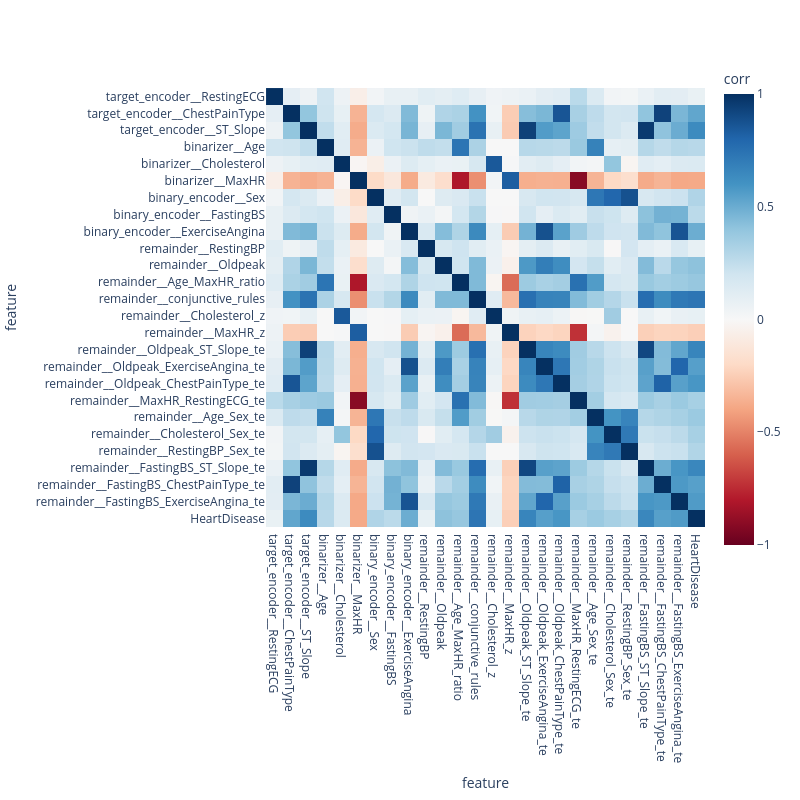

The notebook cell this image was saved under:
### Code cell
plot_corr_matrix(corr_df, width=800, height=800)

### Figure 1 — Plotly figure (JSON) as saved in the notebook; plotly's stock layout.template omitted (floating-point values rounded to 4 significant figures; data arrays with more than 128 entries replaced by an {"elided": "..."} marker saying what was removed)
{"data": [{"coloraxis": "coloraxis", "name": "0", "x": ["target_encoder__RestingECG", "target_encoder__ChestPainType", "target_encoder__ST_Slope", "binarizer__Age", "binarizer__Cholesterol", "binarizer__MaxHR", "binary_encoder__Sex", "binary_encoder__FastingBS", "binary_encoder__ExerciseAngina", "remainder__RestingBP", "remainder__Oldpeak", "remainder__Age_MaxHR_ratio", "remainder__conjunctive_rules", "remainder__Cholesterol_z", "remainder__MaxHR_z", "remainder__Oldpeak_ST_Slope_te", "remainder__Oldpeak_ExerciseAngina_te", "remainder__Oldpeak_ChestPainType_te", "remainder__MaxHR_RestingECG_te", "remainder__Age_Sex_te", "remainder__Cholesterol_Sex_te", "remainder__RestingBP_Sex_te", "remainder__FastingBS_ST_Slope_te", "remainder__FastingBS_ChestPainType_te", "remainder__FastingBS_ExerciseAngina_te", "HeartDisease"], "y": ["target_encoder__RestingECG", "target_encoder__ChestPainType", "target_encoder__ST_Slope", "binarizer__Age", "binarizer__Cholesterol", "binarizer__MaxHR", "binary_encoder__Sex", "binary_encoder__FastingBS", "binary_encoder__ExerciseAngina", "remainder__RestingBP", "remainder__Oldpeak", "remainder__Age_MaxHR_ratio", "remainder__conjunctive_rules", "remainder__Cholesterol_z", "remainder__MaxHR_z", "remainder__Oldpeak_ST_Slope_te", "remainder__Oldpeak_ExerciseAngina_te", "remainder__Oldpeak_ChestPainType_te", "remainder__MaxHR_RestingECG_te", "remainder__Age_Sex_te", "remainder__Cholesterol_Sex_te", "remainder__RestingBP_Sex_te", "remainder__FastingBS_ST_Slope_te", "remainder__FastingBS_ChestPainType_te", "remainder__FastingBS_ExerciseAngina_te", "HeartDisease"], "z": {"elided": "26x26 float values"}, "type": "heatmap", "xaxis": "x", "yaxis": "y", "hovertemplate": "feature: %{x}<br>feature: %{y}<br>corr: %{z}<extra></extra>"}], "layout": {"xaxis": {"anchor": "y", "domain": [0.0, 1.0], "scaleanchor": "y", "constrain": "domain", "title": {"text": "feature"}}, "yaxis": {"anchor": "x", "domain": [0.0, 1.0], "autorange": "reversed", "constrain": "domain", "title": {"text": "feature"}}, "coloraxis": {"colorbar": {"title": {"text": "corr"}}, "colorscale": [[0.0, "rgb(103,0,31)"], [0.1, "rgb(178,24,43)"], [0.2, "rgb(214,96,77)"], [0.3, "rgb(244,165,130)"], [0.4, "rgb(253,219,199)"], [0.5, "rgb(247,247,247)"], [0.6, "rgb(209,229,240)"], [0.7, "rgb(146,197,222)"], [0.8, "rgb(67,147,195)"], [0.9, "rgb(33,102,172)"], [1.0, "rgb(5,48,97)"]], "cmin": -1, "cmax": 1, "autocolorscale": false}, "margin": {"t": 60}, "width": 800, "height": 800}}
